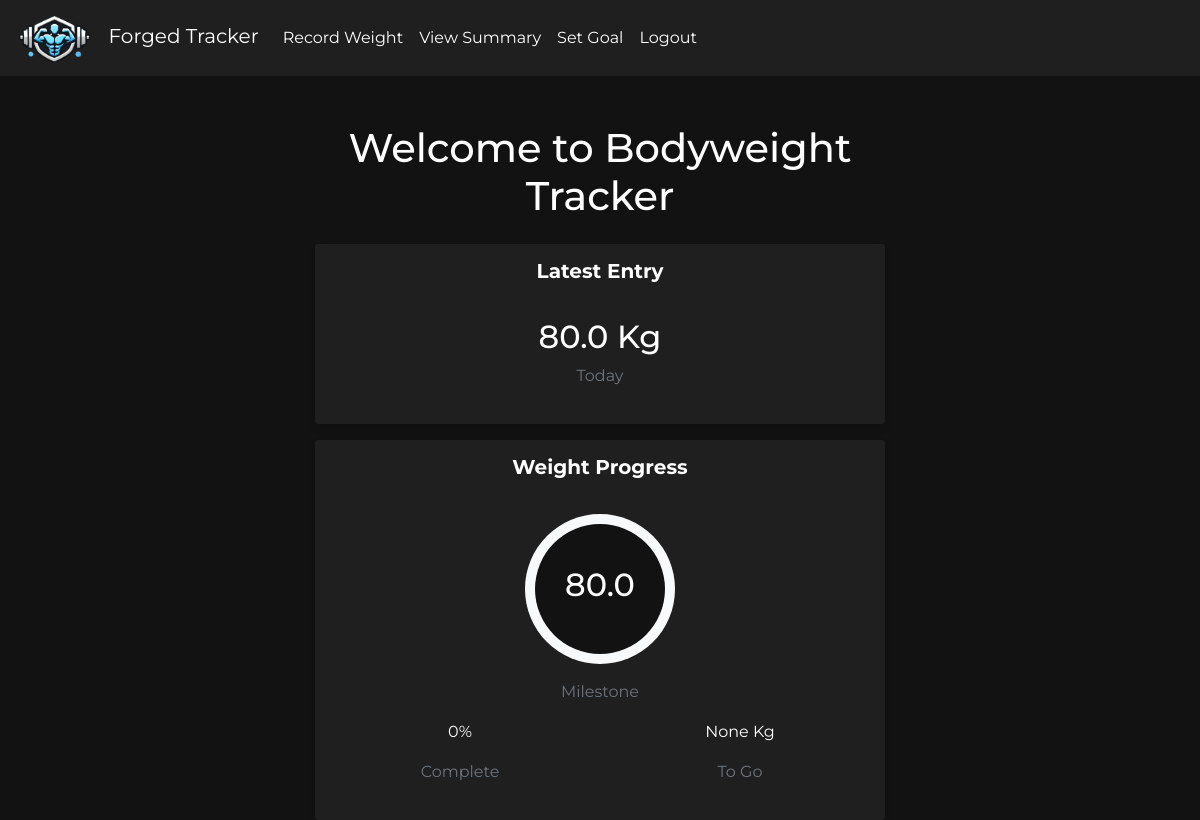
Before: /index (signed in) with the older database file.
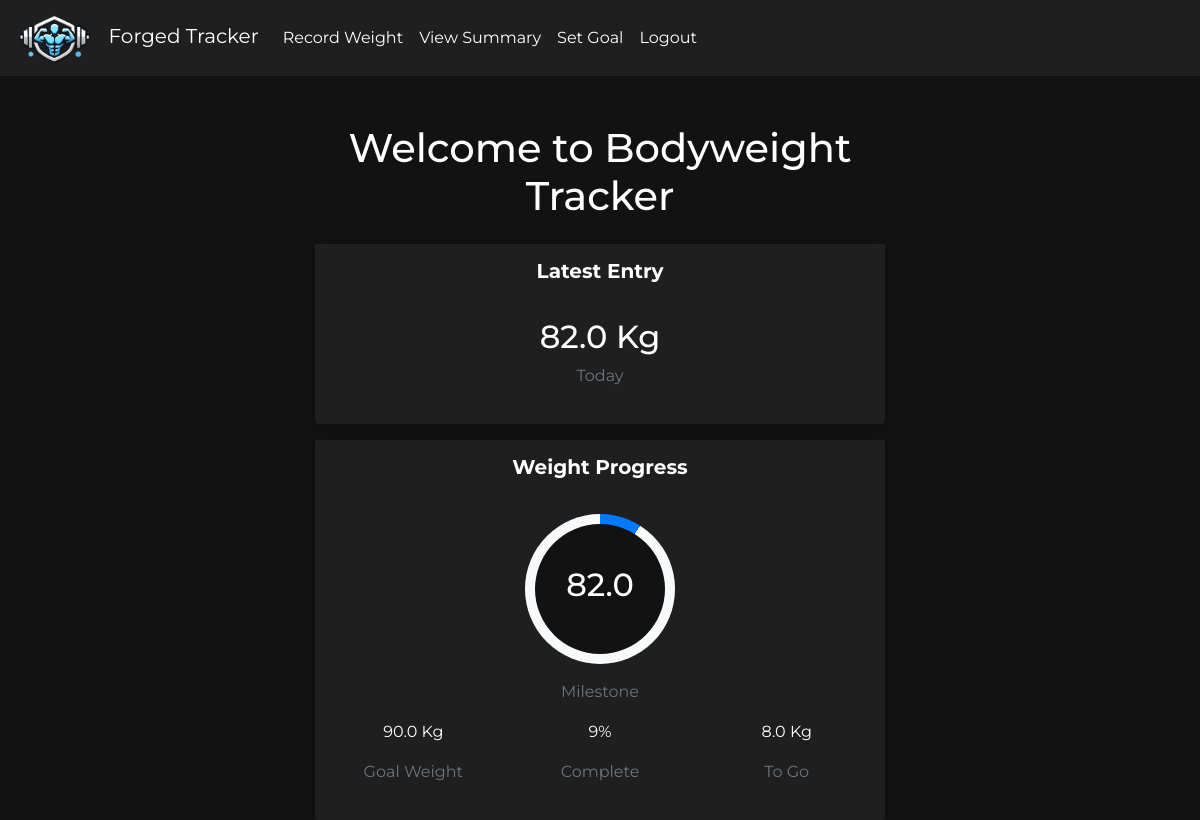
After: the same page with the newer database file.
### weightApp.py (models this page shows)
class Weight(db.Model):
    id = db.Column(db.Integer, primary_key=True)
    weight = db.Column(db.Float, nullable=False)
    date = db.Column(db.DateTime, default=datetime.utcnow)
    user_id = db.Column(db.Integer, db.ForeignKey('user.id'), nullable=False)

class Goal(db.Model):
    id = db.Column(db.Integer, primary_key=True)
    target_weight = db.Column(db.Float, nullable=False)
    date = db.Column(db.DateTime, nullable=False, default=datetime.utcnow)
    user_id = db.Column(db.Integer, db.ForeignKey('user.id'), nullable=False)

### weightApp.py (the view)
@app.route('/')
@app.route('/index')
@login_required
def index():
    last_weight = None
    progress = 0
    goal_weight = None
    weight_to_go = None
    if current_user.is_authenticated:
        last_entry = Weight.query.filter_by(
            user_id=current_user.id).order_by(Weight.date.desc()).first()
        if last_entry:
            last_weight = last_entry.weight
        goal_entry = Goal.query.filter_by(
            user_id=current_user.id).order_by(Goal.date.desc()).first()
        if goal_entry:
            goal_weight = goal_entry.target_weight
            if last_weight and goal_weight:
                weight_to_go = goal_weight - last_weight
                progress = max(
                    0, min(100, ((goal_weight - last_weight) / goal_weight) * 100))
    return render_template('index.html', last_weight=last_weight, progress=round(progress), weight_to_go=weight_to_go, goal_weight=goal_weight)

### weightApp.py (called while the page is built)
@login_manager.user_loader
def load_user(user_id):
    return User.query.get(int(user_id))

### templates/index.html (shortened to what this page needs)
<!DOCTYPE html>
<html lang="en">
<head>
    <link href="https://stackpath.bootstrapcdn.com/bootstrap/4.5.2/css/bootstrap.min.css" rel="stylesheet">
    <link rel="stylesheet" href="{{ url_for('static', filename='styles.css') }}">
</head>
<body>
    <nav class="navbar navbar-expand-lg navbar-dark bg-dark">
        <a class="navbar-brand" href="#"><img src="{{ url_for('static', filename='logo.png') }}"
                alt="Forged Tracker Logo">
            Forged Tracker</a>
        <div class="collapse navbar-collapse" id="navbarNav">
            <ul class="navbar-nav mr-auto">
                <li class="nav-item">
                    <a class="nav-link" href="{{ url_for('record') }}">Record Weight</a>
                </li>
                <li class="nav-item">
                    <a class="nav-link" href="{{ url_for('summary') }}">View Summary</a>
                </li>
                <li class="nav-item">
                    <a class="nav-link" href="{{ url_for('set_goal') }}">Set Goal</a>
                </li>
                {% if current_user.is_authenticated %}
                <li class="nav-item">
                    <a class="nav-link" href="{{ url_for('logout') }}">Logout</a>
                </li>
                {% endif %}
            </ul>
        </div>
    </nav>
    <div class="container mt-5">
        <header class="text-center mb-4">
            <h1>Welcome to Bodyweight Tracker</h1>
        </header>
        <section class="content-section">
            <div class="card text-center mb-3">
                <div class="card-header">
                    Latest Entry
                </div>
                <div class="card-body">
                    {% if last_weight %}
                    <h2>{{ last_weight }} Kg</h2>
                    <p class="text-muted">Today</p>
                    {% else %}
                    <p>No weight recorded yet. Click "Record Weight" to start tracking.</p>
                    {% endif %}
                </div>
            </div>
            <div class="card text-center">
                <div class="card-header">
                    Weight Progress
                </div>
                <div class="card-body">
                    <div class="progress-circle" data-progress="{{ progress }}">
                        {% if last_weight %}
                        <div class="progress-circle-content">
                            <h2>{{ last_weight }}</h2>
                        </div>
                        {% else %}
                        <p>No weight recorded yet. Click "Record Weight" to start tracking.</p>
                        {% endif %}
                    </div>
                    <p class="text-muted">Milestone</p>
                    <div class="row">
                        {% if goal_weight %}
                        <div class="col">
                            <p>{{ goal_weight }} Kg</p>
                            <p class="text-muted">Goal Weight</p>
                        </div>
                        {% endif %}
                        <div class="col">
                            <p>{{ progress }}%</p>
                            <p class="text-muted">Complete</p>
                        </div>
                        <div class="col">
                            <p>{{ weight_to_go }} Kg</p>
                            <p class="text-muted">To Go</p>
                        </div>
                    </div>
                </div>
            </div>
        </section>
    </div>
</body>
</html>

### static/styles.css (style rules this page uses)
body { background-color: #121212; color: #ffffff; font-family: "Montserrat", sans-serif; }
.navbar, .card-header { background-color: #1f1f1f !important; }
.navbar-brand, .nav-link, .navbar-toggler-icon { color: #ffffff !important; }
.navbar-brand img { max-height: 50px; margin-right: 10px; }
.container { max-width: 600px; margin: auto; }
header { margin-bottom: 2rem; }
.card { background-color: #1f1f1f; color: #ffffff; box-shadow: 0 4px 8px rgba(0, 0, 0, 0.1); border: none; }
.card-header { font-weight: bold; font-size: 1.25rem; border-bottom: none; }
.progress-circle { width: 150px; height: 150px; border-radius: 50%; background-color: #1f1f1f; position: relative; overflow: hidden; display: flex; align-items: center; justify-content: center; margin: auto; margin-bottom: 1rem; }
.progress-circle-content { position: absolute; width: 130px; height: 130px; border-radius: 50%; background-color: #121212; display: flex; align-items: center; justify-content: center; }
.text-muted { color: #b0b0b0; }
.text-center { text-align: center; }
.mt-5 { margin-top: 3rem !important; }

Changed rows visible on the page:
no longer on this page (row unchanged): Weight: weight "80.0"
added Weight: weight "82.0"
added Goal: target_weight "90.0"
Other visible differences:
{{ progress }}: "0" → "9"
{{ weight_to_go }}: "None" → "8.0"
text now shown: "Kg Goal Weight"
